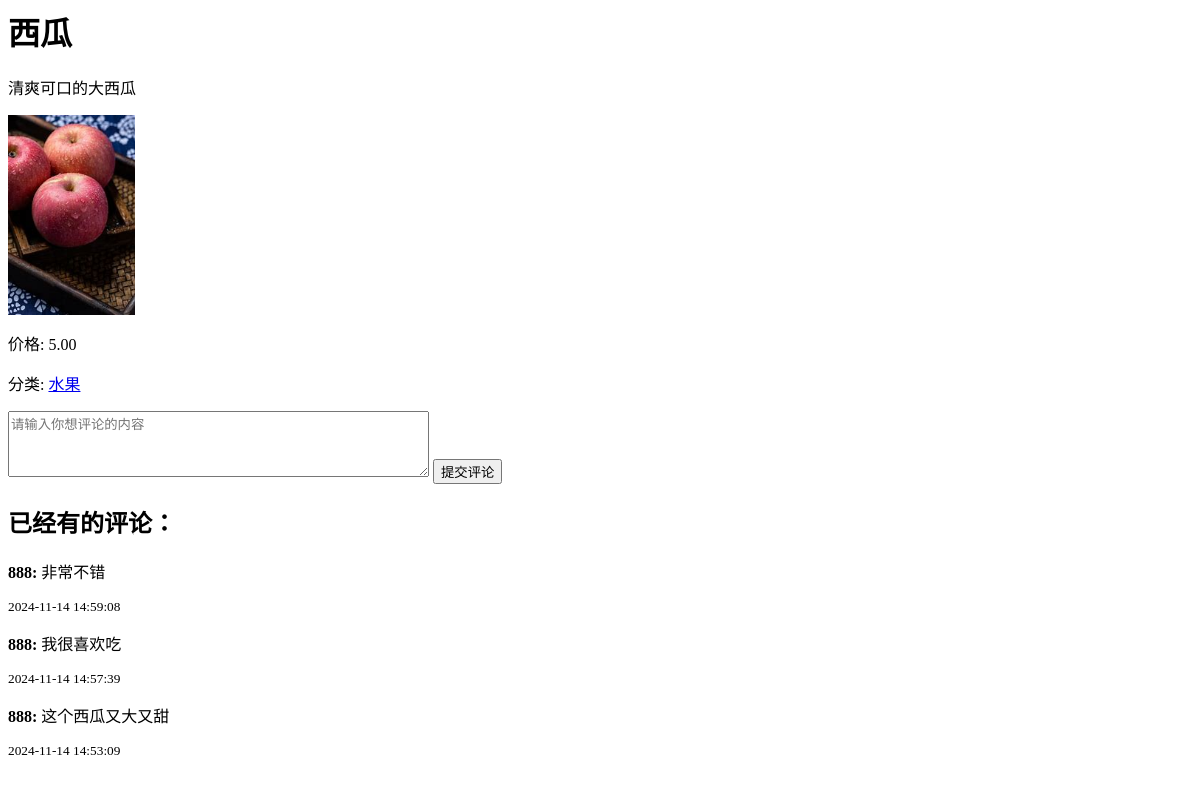
/product/1/, run on an earlier commit of the app's database.
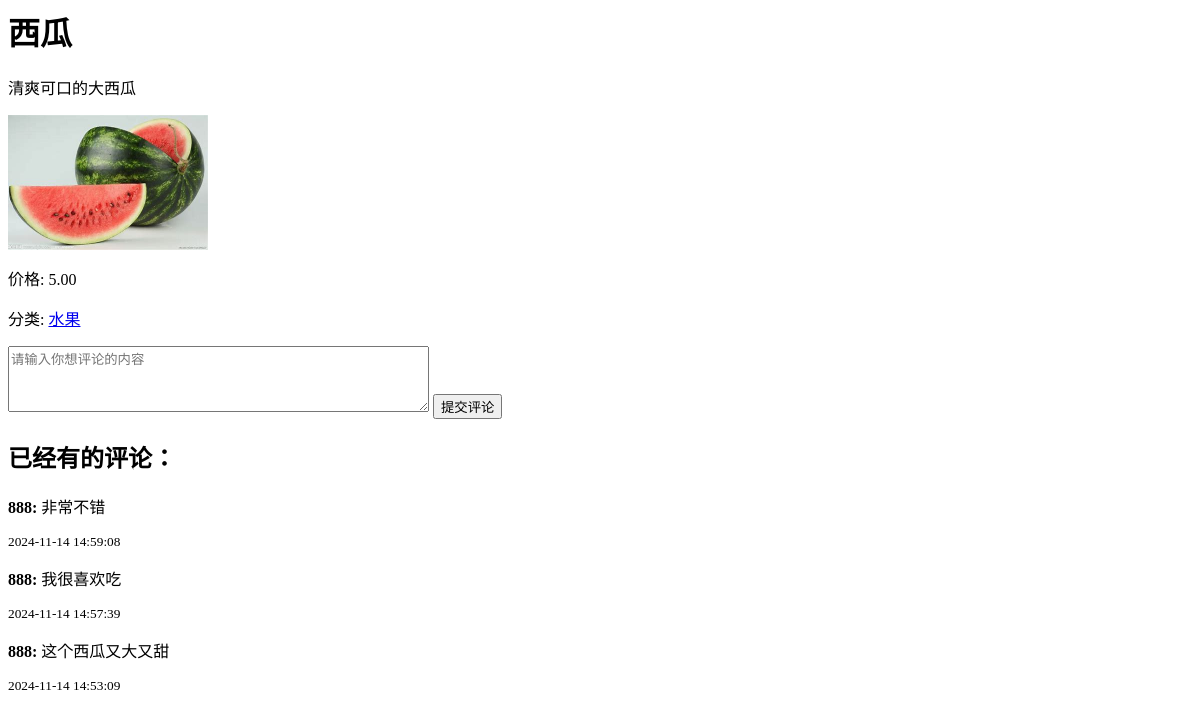
And on a later commit of the database.
### myapp/models.py (models this page shows, shortened)
class AgriculturalProduct(models.Model):
    name = models.CharField(max_length=200)
    description = models.TextField()
    image = models.ImageField(upload_to='products/', blank=True, null=True)  # 使用 ImageField
    price = models.DecimalField(max_digits=5, decimal_places=2)
    category = models.ForeignKey(Category, on_delete=models.SET_NULL, blank=True, null=True)

class Category(models.Model):
    name = models.CharField(max_length=100, unique=True)
    description = models.TextField(blank=True)
    class Meta:
        verbose_name_plural = 'Categories'

### myapp/views.py (the view)
# urls.py: path('product/<int:pk>/', views.product_detail, name='product_detail'),
def product_detail(request, pk):
    product = get_object_or_404(AgriculturalProduct, pk=pk)
    comments = product.comments.all()  # 获取该商品的所有评论
    for comment in comments:
        comment.created_at = localtime(comment.created_at)
    if request.method == 'POST':
        form = CommentForm(request.POST)
        if form.is_valid():
            comment = form.save(commit=False)
            comment.user = request.user  # 将当前登录的用户赋值给评论的user字段
            comment.agricultural_product = product  # 将当前商品赋值给评论的商品字段
            comment.save()
            return redirect('product_detail', pk=pk)  # 提交成功后重定向回商品详情页
    else:
        form = CommentForm()
    return render(request, 'products/product_detail.html', {'product': product, 'form': form, 'comments': comments})

### myapp/forms.py
class CommentForm(forms.ModelForm):
    class Meta:
        model = Comment
        fields = ['text']  # 我们只允许用户填写评论内容
        widgets = {
            'text': forms.Textarea(attrs={'rows': 4, 'cols': 50, 'placeholder': '请输入你想评论的内容'}),
        }

### myapp/templates/products/product_detail.html (shortened to what this page needs)
<h1>{{ product.name }}</h1>
<p>{{ product.description }}</p>
 <img src="{{ product.image.url }}" alt="{{ product.name }}" style="max-width: 200px; max-height: 200px;">
 <p>价格: {{ product.price }}</p>
        <p>分类: <a href="{% url 'category_detail' pk=product.category.pk %}">{{ product.category.name }}</a></p>
<form method="post">
    {{ form.text }}
    <button type="submit">提交评论</button>
</form>
<h2>已经有的评论：</h2>
{% for comment in comments %}
    <div class="comment">
        <p><strong>{{ comment.user.username }}:</strong> {{ comment.text }}</p>
        <p><small>{{ comment.created_at|date:"Y-m-d H:i:s" }}</small></p>
    </div>
{% endfor %}

What changed in the data, as far as the page shows it:
changed AgriculturalProduct "西瓜": image: a different picture
